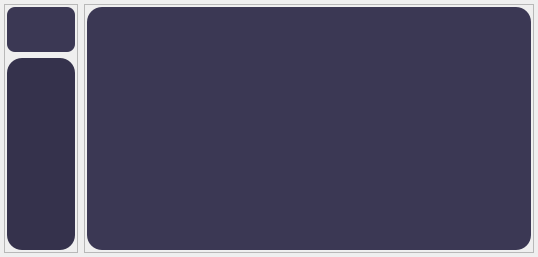
               <widget class="QWidget" name="Query">
                <attribute name="title">
                 <string>Query</string>
                </attribute>
                <layout class="QVBoxLayout" name="verticalLayout_13">
                 <property name="leftMargin">
                  <number>2</number>
                 </property>
                 <property name="topMargin">
                  <number>2</number>
                 </property>
                 <property name="rightMargin">
                  <number>2</number>
                 </property>
                 <property name="bottomMargin">
                  <number>2</number>
                 </property>
                 <item>
                  <widget class="QWidget" name="widget_16" native="true">
                   <layout class="QHBoxLayout" name="horizontalLayout_8" stretch="1,9">
                    <property name="leftMargin">
                     <number>2</number>
                    </property>
                    <property name="topMargin">
                     <number>2</number>
                    </property>
                    <property name="rightMargin">
                     <number>2</number>
                    </property>
                    <property name="bottomMargin">
                     <number>2</number>
                    </property>
                    <item>
                     <widget class="QFrame" name="frame">
                      <property name="frameShape">
                       <enum>QFrame::StyledPanel</enum>
                      </property>
                      <property name="frameShadow">
                       <enum>QFrame::Raised</enum>
                      </property>
                      <layout class="QVBoxLayout" name="verticalLayout_12">
                       <property name="leftMargin">
                        <number>2</number>
                       </property>
                       <property name="topMargin">
                        <number>2</number>
                       </property>
                       <property name="rightMargin">
                        <number>2</number>
                       </property>
                       <property name="bottomMargin">
                        <number>2</number>
                       </property>
                       <item>
                        <widget class="QPushButton" name="AddSQLTabButton">
                         <property name="font">
                          <font>
                           <family>Calibri</family>
                           <pointsize>10</pointsize>
                           <weight>50</weight>
                           <italic>false</italic>
                           <bold>false</bold>
                          </font>
                         </property>
                         <property name="styleSheet">
                          <string notr="true">QPushButton{
	background-image: url(:/LavendarIcons/Lavendarfeather/plus.svg);
	background-repeat: no-repeat;
	background-position: center;
	background-color:rgb(59, 56, 84);
	
	border-style: none;
	border-color: rgb(59, 56, 84);
	border-radius: 8px; /* Set your desired border radius */

	color:white;
	width:65;
	height:45;
}
QPushButton:hover {
	background-color: rgb(42, 38, 62);
	border-style: outset;
	border-width: 0.5px;
}

QPushButton:pressed {
	background-color: rgb(67, 42, 73);
	border-style: none;
}</string>
                         </property>
                         <property name="text">
                          <string/>
                         </property>
                        </widget>
                       </item>
                       <item>
                        <widget class="QListWidget" name="SQLTabListWidget">
                         <property name="styleSheet">
                          <string notr="true">QListWidget{
	background-color: rgb(53, 50, 76);
	border-radius: 15px;
	}
QListWidget::item:selected{
background-color: rgb(170, 170, 255);
}</string>
                         </property>
                        </widget>
                       </item>
                      </layout>
                     </widget>
                    </item>
                    <item>
                     <widget class="QFrame" name="frame_2">
                      <property name="frameShape">
                       <enum>QFrame::StyledPanel</enum>
                      </property>
                      <property name="frameShadow">
                       <enum>QFrame::Raised</enum>
                      </property>
                      <layout class="QHBoxLayout" name="horizontalLayout_9">
                       <property name="leftMargin">
                        <number>2</number>
                       </property>
                       <property name="topMargin">
                        <number>2</number>
                       </property>
                       <property name="rightMargin">
                        <number>2</number>
                       </property>
                       <property name="bottomMargin">
                        <number>2</number>
                       </property>
                       <item>
                        <widget class="QTextEdit" name="SQLEditorTextEdit">
                         <property name="styleSheet">
                          <string notr="true">QTextEdit{
	background-color: rgb(59, 56, 84);/* Set your desired background color */
	color: rgb(238, 236, 255);/* Set your desired text color */
	font-family: Arial;
	font-size: 20px; /* Set your desired font size */
	border-style: none;
	/*border: 1px solid #CCCCCC;  Set your desired border style */
	border-radius: 15px; /* Set your desired border radius */
	padding: 5px; /* Set your desired padding */
	}</string>
                         </property>
                        </widget>
                       </item>
                      </layout>
                     </widget>
                    </item>
                   </layout>
                  </widget>
                 </item>
                </layout>
               </widget>
